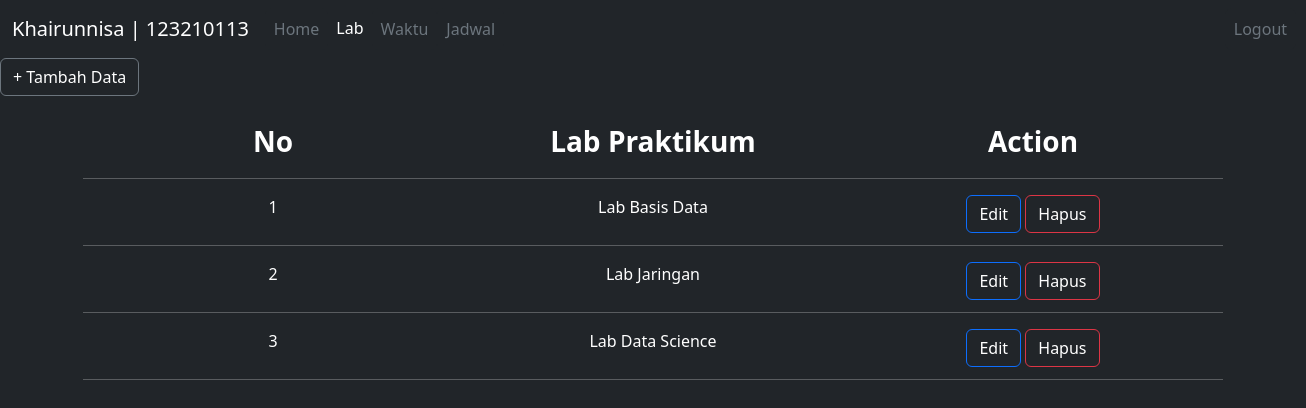
/lab.php (signed in), run on the app's committed database.
### tables this page shows
CREATE TABLE `user` (
  `id_user` int(11) NOT NULL,
  `username` varchar(20) NOT NULL,
  `password` varchar(20) NOT NULL
);

CREATE TABLE `lab` (
  `id_lab` int(11) NOT NULL,
  `lab` varchar(30) NOT NULL
);

### lab.php (the view, shortened to what this page needs)
<!DOCTYPE html>
<html>
<head>
    <link href="https://cdn.jsdelivr.net/npm/bootstrap@5.2.2/dist/css/bootstrap.min.css" rel="stylesheet">
</head>
<body class="bg-dark text-white">
	<nav class="navbar navbar-expand-lg bg-dark">
		<div class="container-fluid">
			<span class="navbar-brand mb-0 h1 text-white">
				<?php
					include ('koneksi.php');
					$sql	= "SELECT * FROM user";
					$query	= mysqli_query($koneksi, $sql);
					$data 	= mysqli_fetch_array($query);
				?>
				<?= $data['username']; ?> | <?= $data['id_user']; ?>
			</span>
			<div class="collapse navbar-collapse" id="navbarNav">
				<ul class="navbar-nav">
					<li class="nav-item">
						<a class="nav-link text-secondary btn btn-dark" href="index.php">Home</a>
					</li>
					<li class="nav-item">
						<a class="nav-link active text-white" href="lab.php" aria-current="page">Lab</a>
					</li>
					<li class="nav-item">
						<a class="nav-link text-secondary btn btn-dark" href="waktu.php">Waktu</a>
					</li>
					<li class="nav-item">
						<a class="nav-link text-secondary btn btn-dark" href="jadwal.php">Jadwal</a>
					</li>
					<li class="nav-item" style="margin-left: 232%">
						<a class="nav-link text-secondary btn btn-dark" href="logout.php">Logout</a>
					</li>
				</ul>
			</div>
		</div>
	</nav>
	<a href="lab_tambah.php"><button class="btn btn-dark text-white btn-outline-secondary"> + Tambah Data</button></a><br><br>
	<center>
		<div class="container text-center">
			<div class="row">
				<div class="col fw-semibold fs-3">No</div>
				<div class="col mb-3 fw-semibold fs-3">Lab Praktikum</div>
				<div class="col fw-semibold fs-3">Action</div>
				<br><hr>
			</div>
			<?php
				include('koneksi.php');
				$sql	= "SELECT * FROM lab";
				$query 	= mysqli_query($koneksi, $sql);
				$i = 1;
				while ($data = mysqli_fetch_array($query)) {
			?>
			<div class="row">
				<div class="col"><?= $i++; ?></div>
				<div class="col"><?= $data['lab']; ?></div>
				<div class="col mb-2">
					<a href="lab_edit.php?id_lab=<?php echo $data['id_lab'];?>" class="btn btn-dark text-white btn-outline-primary mb-1">Edit</a>
					<a href="lab_hapus.php?id_lab=<?php echo $data['id_lab'];?>" class="btn btn-dark text-white btn-outline-danger mb-1">Hapus</a>
				</div>
				<br><hr>
			</div>
			<?php };
			?>
		</div>
	</center>
</body>
</html>

### data on the page
user: username "Khairunnisa", id_user "123210113"
lab: lab "Lab Basis Data"
lab: lab "Lab Jaringan"
lab: lab "Lab Data Science"
